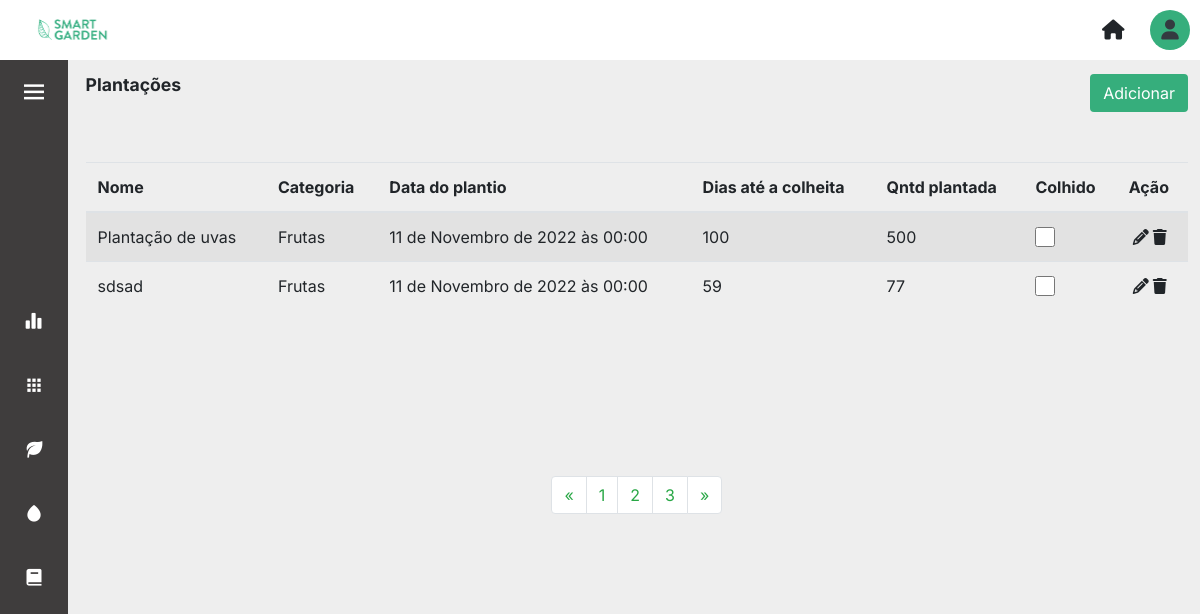
Before: /plantacoes/ with the older database file.
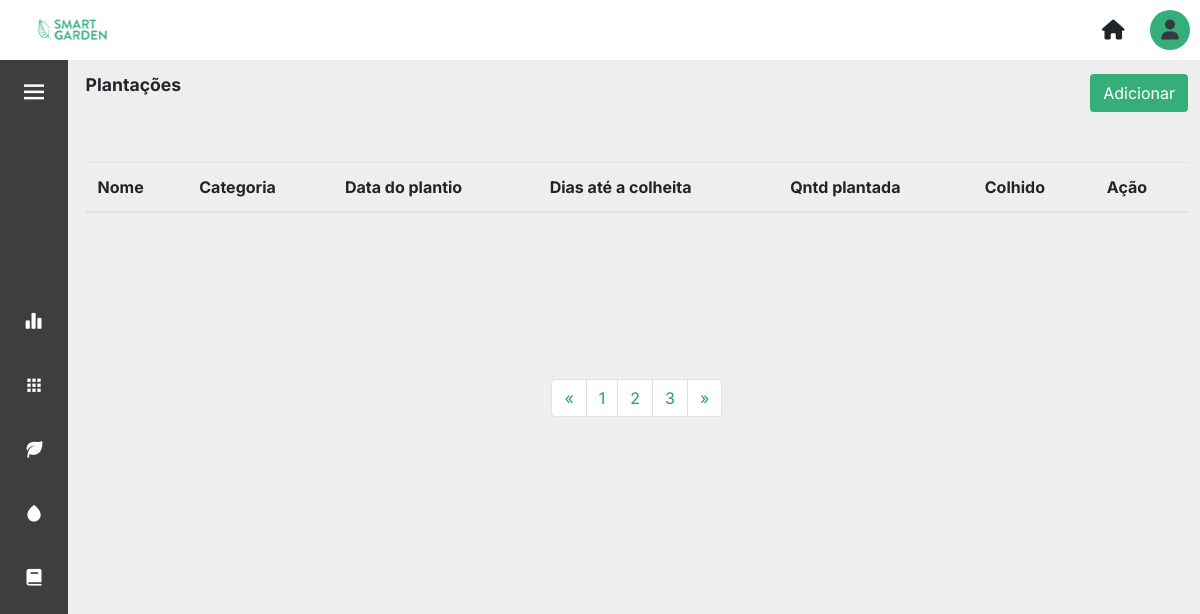
After: the same page with the newer database file.
### core/models.py (models this page shows, shortened)
class Plantacao(models.Model):
    descricao = models.CharField(max_length=100)
    qntDiasColheita = models.IntegerField(null=True)
    qntPlantada = models.IntegerField(null=True)
    dtPlantio = models.DateTimeField(default=datetime.today)
    categoria = models.ForeignKey(Categoria, on_delete=models.CASCADE)
    areacultivo = models.ForeignKey(AreaCultivo, on_delete=models.CASCADE, null=True)
    colhida = models.BooleanField(null=False, default=False)

class Categoria(models.Model):
    nome = models.CharField(max_length=45)
    def __str__(self):
        return self.nome

### core/views.py (the view)
# urls.py: path('plantacoes/', views.plantacoes, name='plantacoes'),
def plantacoes(request):
    plantacoes = Plantacao.objects.all()
    contexto = {
        'plantacoes': plantacoes
    }
    return render(request, 'plantações.html', contexto)

### templates/plantações.html (shortened to what this page needs)
{% extends 'layout.html' %} {% load static %} {% block content %}
<div>
    <div class="d-flex align-items-center justify-content-between mb-3">
		<p class="title-page">Plantações</p>
		<a href="{% url 'cadastrar_plantacoes' %}"><button type="button" class="btn btn_salvar">Adicionar</button></a>
	</div>
  <table class="table table-striped table-hover mt-5">
        <thead class="border-botton border-secondary">
            <tr>
                <th scope="col">Nome</th>
                <th scope="col">Categoria</th>
                <th scope="col">Data do plantio</th>
                <th scope="col">Dias até a colheita</th>
                <th scope="col">Qntd plantada</th>
                <th scope="col"></i>Colhido</th>
                <th scope="col"></i>Ação</th>
            </tr>
        </thead>
        <tbody>
            {% for plantacao in plantacoes %}
            <tr>
                <td>{{plantacao.descricao}}</td>
                <td>{{plantacao.categoria}}</td>
                <td>{{plantacao.dtPlantio}}</td>
                <td>{{plantacao.qntDiasColheita}}</td>
                <td>{{plantacao.qntPlantada}}</td>
                <td><a href="#">
                    <div class="form-check" >
                        <input class="form-check-input" type="checkbox" value="" id="flexCheckDefault">
                      </div>
                </a></td>
                <td><a href="{% url 'update_plantacoes' plantacao.id %}" class="m-1"><i class="fa-solid fa-pencil text-black"></i></a><a href="{% url 'delete_plantacoes' plantacao.id %}" ><i class="fa-sharp fa-solid fa-trash text-black"></i></a></td>
            </tr>
            {% endfor %}
        </tbody>
    </table>
    <div class="container_pagination">
        <nav aria-label="Page-navigation">
            <ul class="pagination">
            <li class="page-item ">
                <a class="page-link text-success" href="#" aria-label="Previous">
                <span aria-hidden="true">&laquo;</span>
                </a>
            </li>
            <li class="page-item "><a class="page-link text-success" href="#">1</a></li>
            <li class="page-item "><a class="page-link text-success" href="#">2</a></li>
            <li class="page-item "><a class="page-link text-success" href="#">3</a></li>
            <li class="page-item ">
                <a class="page-link text-success" href="#" aria-label="Next">
                <span aria-hidden="true">&raquo;</span>
                </a>
            </li>
            </ul>
        </nav>
    </div>
</div>
  {% endblock %}

Changed rows visible on the page:
removed Plantacao: descricao "Plantação de uvas", categoria "Frutas", dtPlantio "11 de Novembro de 2022 às 00:00", qntDiasColheita "100", qntPlantada "500"
removed Plantacao: descricao "sdsad", categoria "Frutas", dtPlantio "11 de Novembro de 2022 às 00:00", qntDiasColheita "59", qntPlantada "77"
